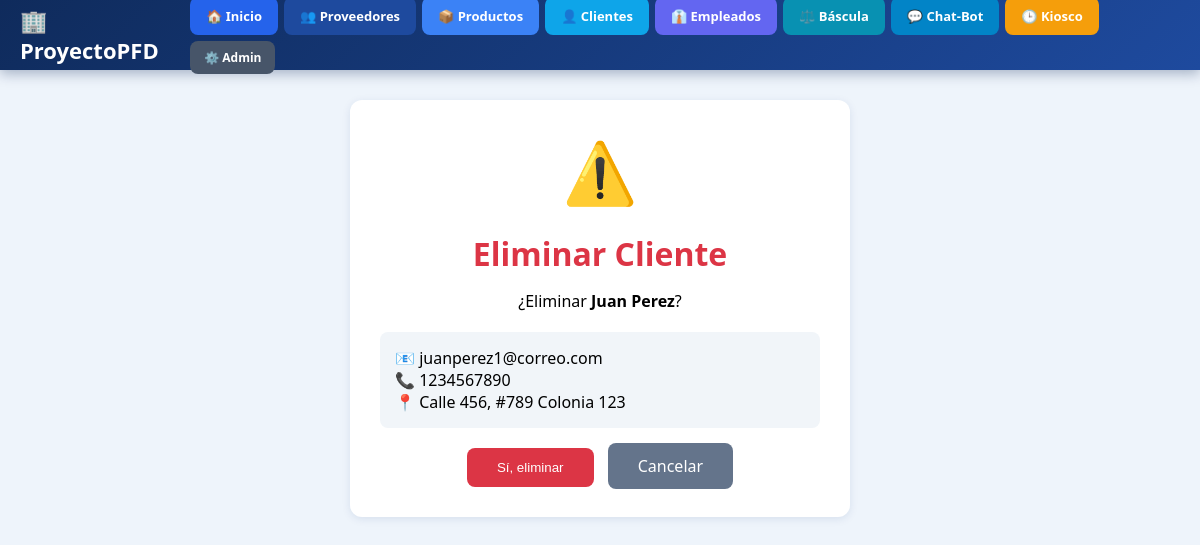
Screenshot of /clientes/eliminar/1/ with the database file from the repository.
### Clientes/models.py (models this page shows, shortened)
class Cliente(models.Model):
    nombre = models.CharField(max_length=100, verbose_name="Nombre")
    email = models.EmailField(unique=True, verbose_name="Email")
    telefono = models.CharField(max_length=20, verbose_name="Teléfono")
    direccion = models.TextField(verbose_name="Dirección")
    rfc = models.CharField(max_length=13, blank=True, null=True, verbose_name="RFC")
    empresa = models.CharField(max_length=100, blank=True, null=True, verbose_name="Empresa")
    activo = models.BooleanField(default=True)
    fecha_registro = models.DateTimeField(auto_now_add=True)
    class Meta:
        verbose_name = "Cliente"
        verbose_name_plural = "Clientes"
        ordering = ['nombre']

### Clientes/views.py (the view)
# urls.py: path('eliminar/<int:id>/', views.eliminar_cliente, name='eliminar_cliente'),
def eliminar_cliente(request, id):
    cliente = get_object_or_404(Cliente, id=id)
    if request.method == 'POST':
        cliente.delete()
        return redirect('lista_clientes')
    return render(request, 'Clientes/eliminar.html', {'cliente': cliente})

### Clientes/templates/Clientes/eliminar.html (shortened to what this page needs)
{% extends 'base.html' %}
{% block contenido %}
<div class="card">
    <div class="icono">⚠️</div>
    <h1>Eliminar Cliente</h1>
    <p>¿Eliminar <strong>{{ cliente.nombre }}</strong>?</p>
    <div class="info">📧 {{ cliente.email }}<br>📞 {{ cliente.telefono }}<br>📍 {{ cliente.direccion }}</div>
    <form method="post">
        <button type="submit" class="btn-del">Sí, eliminar</button>
        <a href="{% url 'lista_clientes' %}" class="btn-cancel">Cancelar</a>
    </form>
</div>
{% endblock %}

### templates/base.html (style rules this page uses)
* { margin: 0; padding: 0; box-sizing: border-box; }
body { font-family: 'Segoe UI', Arial, sans-serif; background: #eef4fb; min-height: 100vh; }

### Clientes/templates/Clientes/eliminar.html (style rules this page uses)
.card { background: white; padding: 30px; border-radius: 12px; max-width: 500px; margin: auto; text-align: center; box-shadow: 0 2px 8px rgba(0,50,120,0.1); }
.icono { font-size: 60px; margin-bottom: 20px; }
h1 { color: #dc3545; margin-bottom: 15px; }
.info { background: #f1f5f9; padding: 15px; border-radius: 8px; margin: 20px 0; text-align: left; }
.btn-del { background: #dc3545; color: white; padding: 12px 30px; border: none; border-radius: 8px; cursor: pointer; }
.btn-cancel { background: #64748b; color: white; padding: 12px 30px; border-radius: 8px; text-decoration: none; margin-left: 10px; }

### rows the page displays
Cliente: nombre "Juan Perez", email "juanperez1@correo.com", telefono "1234567890", direccion "Calle 456, #789 Colonia 123"
